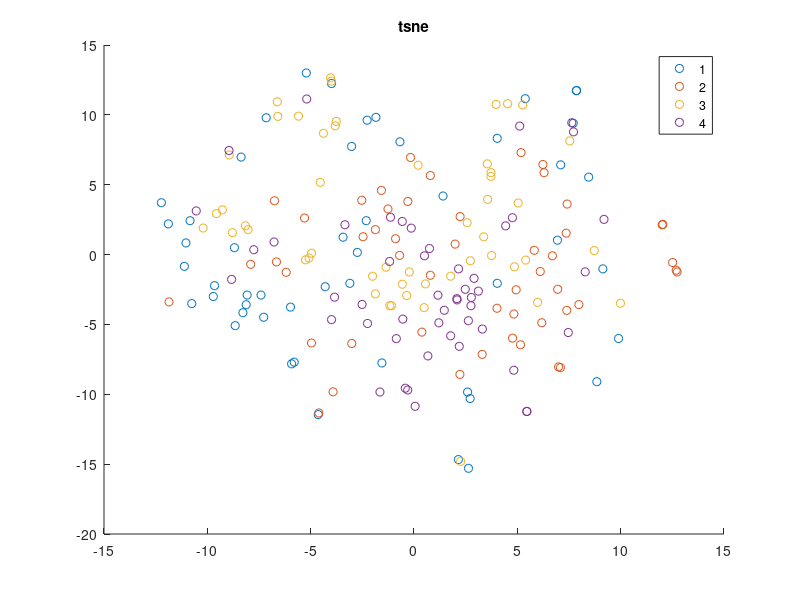

Write MATLAB code to recreate this figure.
function visualize_tsne()

% load the '.mat' files obtained at the system_test function
load('xy', 'x', 'y');
load('label', 'lab_list');

% create a figure and visualize the features.
figure;
gscatter(x, y, lab_list);
title('tsne')
end